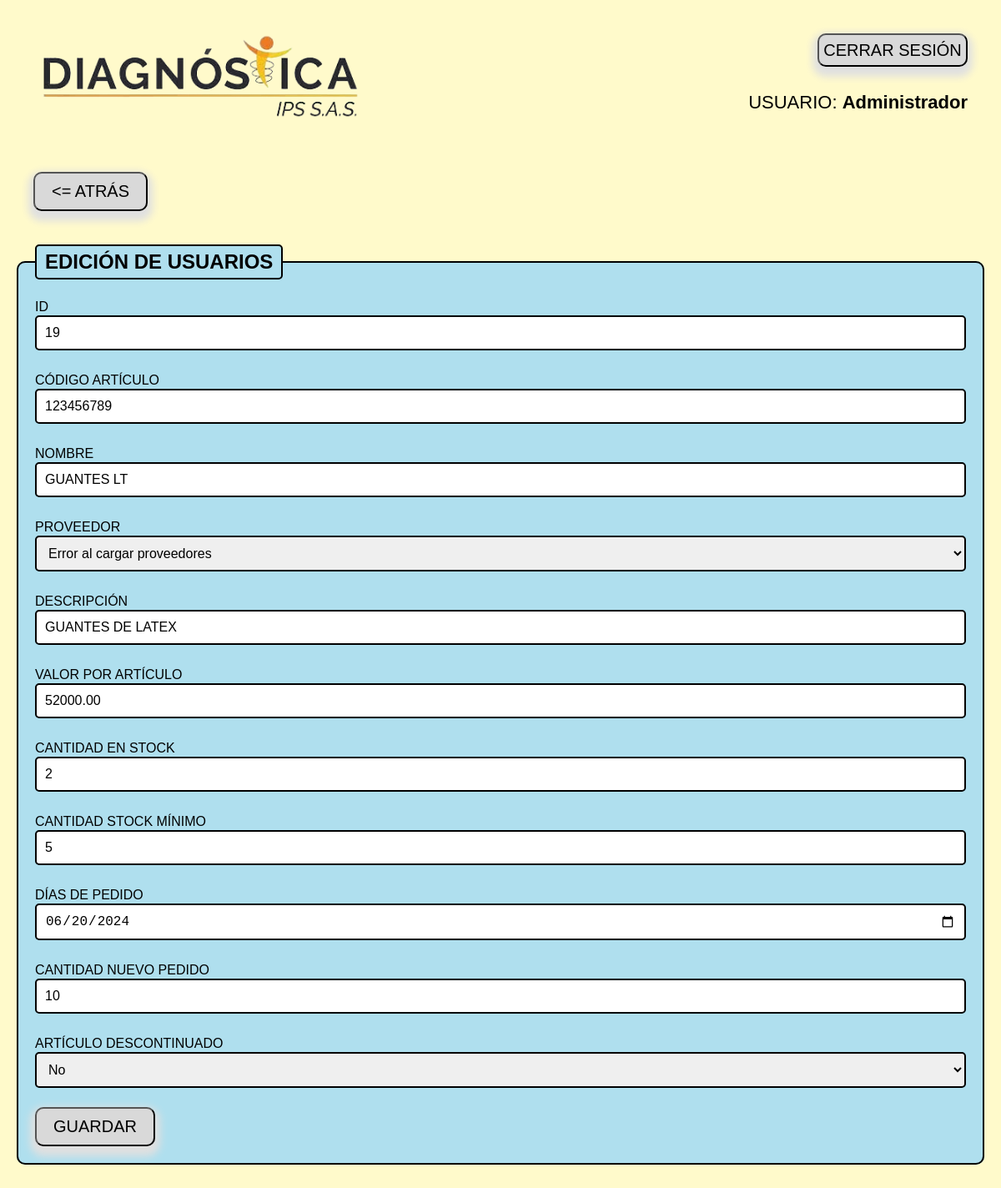
Page /usu_logistica/actualizar_productos.php?id=19 (signed in) on the committed database.
### tables this page shows
CREATE TABLE `inventario` (
  `id` int(11) NOT NULL,
  `estado_stock` varchar(50) NOT NULL,
  `codigo_art` varchar(50) NOT NULL,
  `nombre_art` varchar(100) NOT NULL,
  `proveedor` varchar(100) NOT NULL,
  `descrip` text NOT NULL,
  `valor_art` decimal(10,2) NOT NULL,
  `cantidad` int(11) NOT NULL,
  `valor_total` decimal(10,2) GENERATED ALWAYS AS (`cantidad` * `valor_art`) STORED,
  `cantidad_stock_minimo` int(11) NOT NULL,
  `dias_pedido` date DEFAULT NULL,
  `cantidad_nvo_ped` int(11) DEFAULT NULL,
  `articulo_descontinuado` enum('Sí','No') NOT NULL DEFAULT 'No'
);

### usu_logistica/actualizar_productos.php (the view, shortened to what this page needs)
<!DOCTYPE html>
<html lang="es">
<head>
    <link rel="stylesheet" href="../css/estilos_actualizar.css" />
</head>
<body>
    <div class="container">
        <nav class="navbar">
            <img class="logo-adm" src="../images/logo-adm.png" alt="logo">
            <ul class="nav pull-right">
                <li>
                    <form method="post" action="../desconectar.php">
                        <button type="submit" class="cerrar_sesion">CERRAR SESIÓN</button>
                    </form>
                </li>
                <li class="Usuario">USUARIO: <strong><?php echo htmlspecialchars($_SESSION['user'], ENT_QUOTES, 'UTF-8'); ?></strong></li>
            </ul>
        </nav>
        <div class="row">
            <form method="post" action="index2.php">
                <button type="submit" class="btn_crear_usu"><= ATRÁS</button>
            </form>
            <div class="row-fluid">
                <fieldset>
                    <legend style="font-size: 18pt"><b>EDICIÓN DE USUARIOS</b></legend>
                    <?php
                        extract($_GET);
                        require("../connect_db.php");
                        $sql = "SELECT * FROM inventario WHERE id = $id";
                        $ressql = mysqli_query($mysqli, $sql);
                        if ($row = mysqli_fetch_assoc($ressql)) {
                            $id = $row['id'];
                            $codigo_art = $row['codigo_art'];
                            $nombre_art = $row['nombre_art'];
                            $proveedor = $row['proveedor'];
                            $descrip = $row['descrip'];
                            $valor_art = $row['valor_art'];
                            $cantidad = $row['cantidad'];
                            $cantidad_stock_minimo = $row['cantidad_stock_minimo'];
                            $dias_pedido = $row['dias_pedido'];
                            $cantidad_nvo_ped = $row['cantidad_nvo_ped'];
                            $articulo_descontinuado = $row['articulo_descontinuado'];
                        }
                        $sql_proveedores = "SELECT * FROM proveedores";
                        $result_proveedores = mysqli_query($mysqli, $sql_proveedores);
                    ?>
                    <form action="ejecutar_actualizar_prod.php" method="post">
                        <label for="id">ID</label><br>
                        <input type="text" id="id" name="id" value="<?php echo htmlspecialchars($id, ENT_QUOTES, 'UTF-8'); ?>" readonly="readonly"><br><br>
                        <label for="codigo_art">CÓDIGO ARTÍCULO</label><br>
                        <input type="text" id="codigo_art" name="codigo_art" value="<?php echo htmlspecialchars($codigo_art, ENT_QUOTES, 'UTF-8'); ?>" oninput="toUpperCaseField(this)"><br><br>
                        <label for="nombre_art">NOMBRE</label><br>
                        <input type="text" id="nombre_art" name="nombre_art" value="<?php echo htmlspecialchars($nombre_art, ENT_QUOTES, 'UTF-8'); ?>" oninput="toUpperCaseField(this)"><br><br>
                        <label for="proveedor">PROVEEDOR</label><br>
                        <select id="proveedor" name="proveedor" class="form-control" required>
                            <?php
                            while ($row_proveedor = mysqli_fetch_assoc($result_proveedores)) {
                                $selected = ($row_proveedor['empresa'] === $proveedor) ? 'selected' : '';
                                echo '<option value="' . htmlspecialchars($row_proveedor['empresa'], ENT_QUOTES, 'UTF-8') . '" ' . $selected . '>' . htmlspecialchars($row_proveedor['empresa'], ENT_QUOTES, 'UTF-8') . '</option>';
                            }
                            ?>
                        </select><br><br>
                        <label for="descrip">DESCRIPCIÓN</label><br>
                        <input type="text" id="descrip" name="descrip" value="<?php echo htmlspecialchars($descrip, ENT_QUOTES, 'UTF-8'); ?>" oninput="toUpperCaseField(this)"><br><br>
                        <label for="valor_art">VALOR POR ARTÍCULO</label><br>
                        <input type="text" id="valor_art" name="valor_art" value="<?php echo htmlspecialchars($valor_art, ENT_QUOTES, 'UTF-8'); ?>"><br><br>
                        <label for="cantidad">CANTIDAD EN STOCK</label><br>
                        <input type="text" id="cantidad" name="cantidad" value="<?php echo htmlspecialchars($cantidad, ENT_QUOTES, 'UTF-8'); ?>"><br><br>
                        <label for="cantidad_stock_minimo">CANTIDAD STOCK MÍNIMO</label><br>
                        <input type="text" id="cantidad_stock_minimo" name="cantidad_stock_minimo" value="<?php echo htmlspecialchars($cantidad_stock_minimo, ENT_QUOTES, 'UTF-8'); ?>"><br><br>
                        <label for="dias_pedido">DÍAS DE PEDIDO</label><br>
                        <input type="date" id="dias_pedido" name="dias_pedido" value="<?php echo htmlspecialchars($dias_pedido, ENT_QUOTES, 'UTF-8'); ?>"><br><br>
                        <label for="cantidad_nvo_ped">CANTIDAD NUEVO PEDIDO</label><br>
                        <input type="text" id="cantidad_nvo_ped" name="cantidad_nvo_ped" value="<?php echo htmlspecialchars($cantidad_nvo_ped, ENT_QUOTES, 'UTF-8'); ?>"><br><br>
                        <label for="articulo_descontinuado">ARTÍCULO DESCONTINUADO</label><br>
                        <select id="articulo_descontinuado" name="articulo_descontinuado" class="articulo_descontinuado">
                            <option value="No" <?php if ($articulo_descontinuado == 'No') echo 'selected'; ?>>No</option>
                        </select><br><br>
                        <input type="submit" value="GUARDAR" class="btn btn-success btn-primary">
                    </form>
                </fieldset>
            </div>
        </div>
    </div>
</body>
</html>

### css/estilos_actualizar.css (style rules this page uses)
* { margin: 0; padding: 0; box-sizing: border-box; }
body { font-family: Arial, sans-serif; background-color: #FFFACB; }
.container { background-color: #FFFACB; padding: 20px; }
.navbar { background-color:transparent; padding: 20px; margin-bottom: 10px; flex-direction: column; }
.navbar ul { list-style: none; display: flex; justify-content: flex-end; flex-direction: column; align-items: flex-end; }
.navbar ul li { margin-left: 10px; }
.logo-adm { position:absolute; width: 400px; }
.cerrar_sesion { background-color: #D9D9D9; margin: 0px 0px 30px 90px; width: 180px; height: 40px; border-radius: 10px; cursor: pointer; font-size: 20px; font-family:'Franklin Gothic Medium', 'Arial Narrow', Arial, sans-serif; box-shadow: 0 6px 10px 6px #e0e0e0; position: relative; }
.Usuario { color: black; font-size: 22px; }
.row-fluid { background-color:transparent; border-radius: 20px; font-family:'Franklin Gothic Medium', 'Arial Narrow', Arial, sans-serif; font-size: 20px; }
fieldset { background-color:#afdfee; border: 2px solid black; padding: 20px; margin-bottom: 20px; border-radius: 10px; }
legend { background-color:#afdfee; font-size: 20px; color: black; padding: 5px 10px; border: 2px solid black; border-radius: 5px; }
label { font-size: 16px; color: black; }
select, input[type="date"], input[type="text"], input[type="password"] { width: 100%; padding: 10px; border: 2px solid black; border-radius: 5px; font-size: 16px; }
input[type="submit"] { background-color: #D9D9D9; color: black; padding: 10px 20px; border-radius: 10px; cursor: pointer; font-size: 20px; font-family:'Franklin Gothic Medium', 'Arial Narrow', Arial, sans-serif; box-shadow: 0 6px 10px 6px #e0e0e0; }
.btn_crear_usu { margin: 40px 20px; padding: 10px 20px; font-size: 20px; background-color: #D9D9D9; border-radius: 10px; font-family:'Franklin Gothic Medium', 'Arial Narrow', Arial, sans-serif; color: black; cursor: pointer; box-shadow: 0 6px 10px 6px #e0e0e0; }

### rows in the picture
inventario: id "19", codigo_art "123456789", nombre_art "GUANTES LT", descrip "GUANTES DE LATEX", valor_art "52000.00", cantidad "2", cantidad_stock_minimo "5", dias_pedido "06/20/2024", cantidad_nvo_ped "10", articulo_descontinuado "No"

### other values in the picture
$_SESSION['user'] "Administrador"
